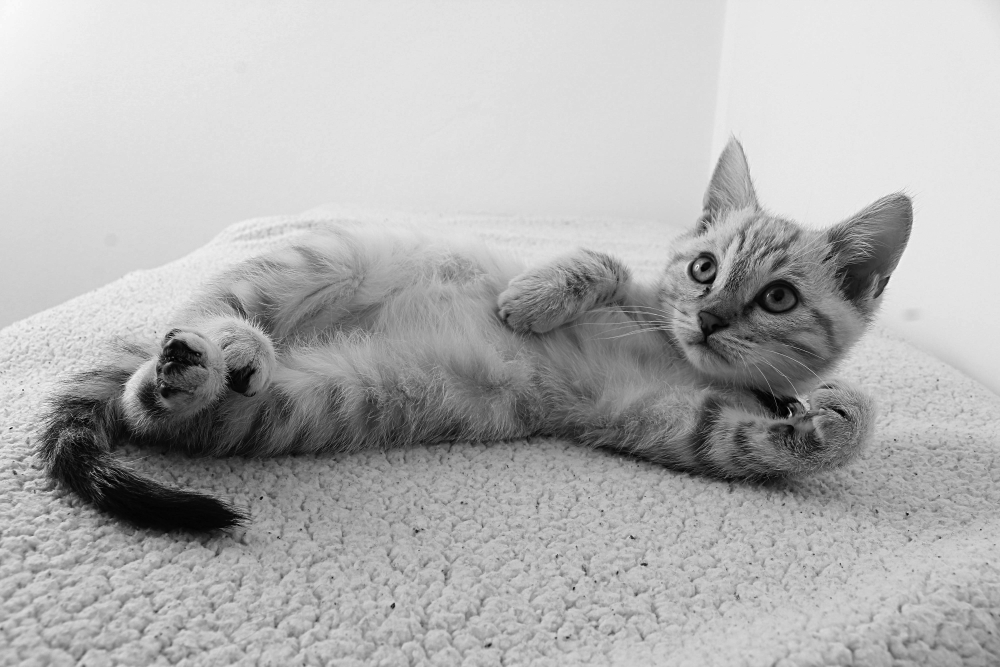
#> input picture Velvet_Shimmer.jpg, 4000 x 2667 px, found by its file name (shown at 1/4 size)
$ python ImageEncryptionTool.py
#> lines starting #> are read from the running program, lines starting #| are printed output that depends on the picture
from PIL import Image
import numpy as np
import os

def encrypt_image(input_path, output_path, key):
#> called with input_path = 'D:\\Projects\\velvet_Shimmer.jpg', output_path = 'D:\\Projects\\encrypted.png', key = 1234
    print(f"Encrypting {input_path} with key {key}")
    image = Image.open(input_path)
#> image is the input picture: PIL image 4000x2667 L; min 0, max 255, mean 176.6
    image_array = np.array(image)
    print("Image array shape:", image_array.shape)
#| Image array shape: (2667, 4000)

    np.random.seed(key)
    key_matrix = np.random.randint(0, 256, image_array.shape, dtype=np.uint8)

    encrypted_array = np.bitwise_xor(image_array, key_matrix)
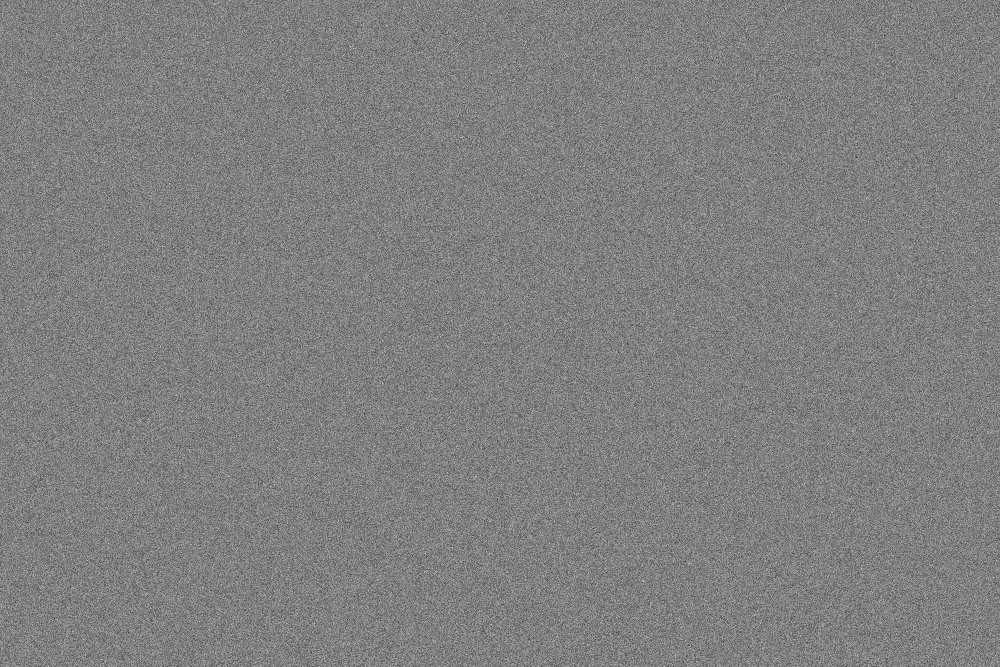
#> encrypted_array: shape (2667, 4000) (shown at 1/4 size); min 0, max 255, mean 127.5
    encrypted_image = Image.fromarray(encrypted_array)
    encrypted_image.save(output_path)
    print(f"Image encrypted and saved as {output_path}")

def decrypt_image(input_path, output_path, key):
    print(f"Decrypting {input_path} with key {key}")
    image = Image.open(input_path)
    encrypted_array = np.array(image)

    np.random.seed(key)
    key_matrix = np.random.randint(0, 256, encrypted_array.shape, dtype=np.uint8)

    decrypted_array = np.bitwise_xor(encrypted_array, key_matrix)
    decrypted_image = Image.fromarray(decrypted_array)
    decrypted_image.save(output_path)
    print(f"Image decrypted and saved as {output_path}")

if __name__ == "__main__":
    input_path = "D:\\Projects\\velvet_Shimmer.jpg"   # Change this to your actual image path
    encrypted_path = "D:\\Projects\\encrypted.png"
    decrypted_path = "D:\\Projects\\decrypted.png"
    key = 1234  # Change the key to any integer

    print("Starting Encryption...")
    encrypt_image(input_path, encrypted_path, key)

    print("Starting Decryption...")
    decrypt_image(encrypted_path, decrypted_path, key)
